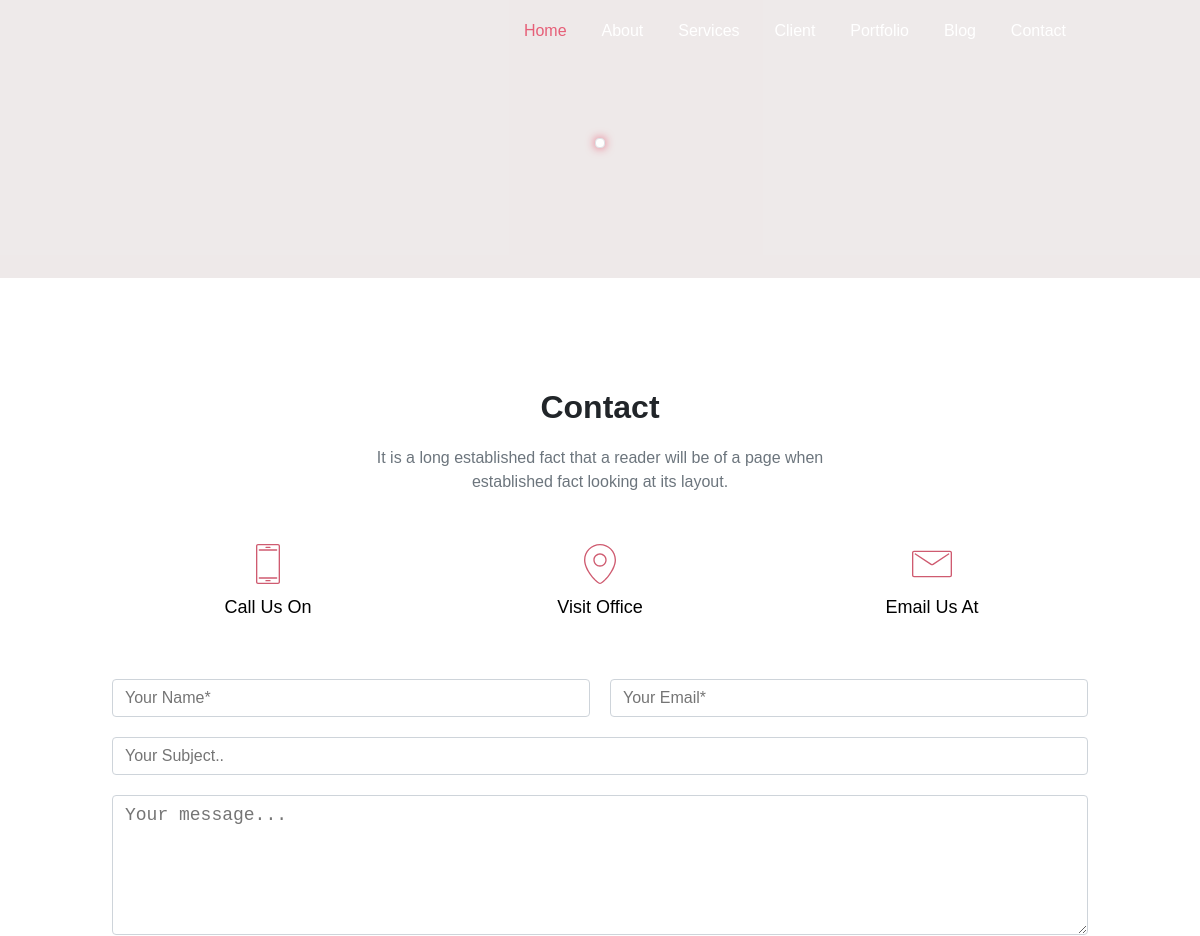
/blog/1 (upper part), run on an earlier commit of the app's database.
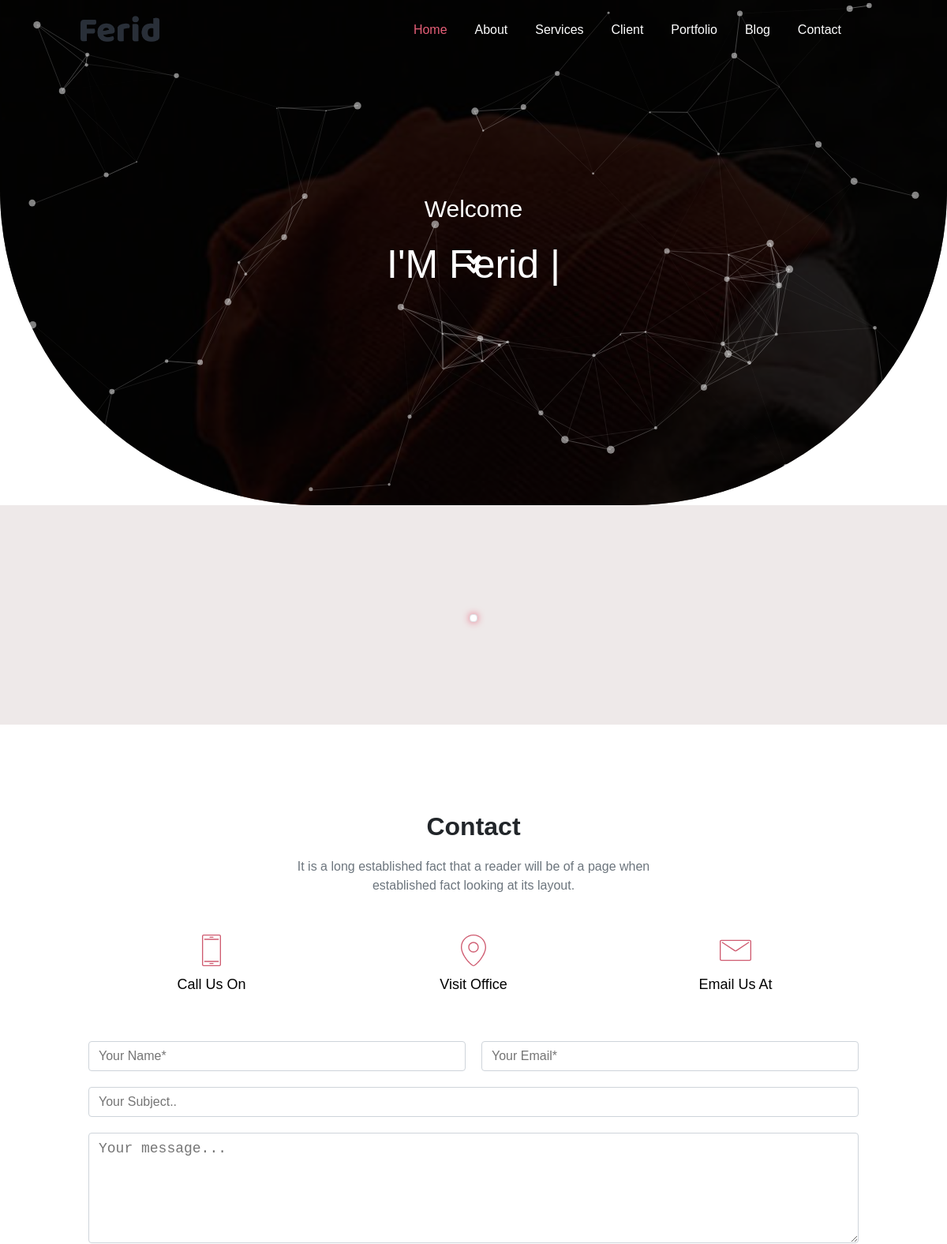
And on a later commit of the database.
### models.py (models this page shows)
class Seo(db.Model):
    id = db.Column(db.Integer, primary_key=True)
    title = db.Column(db.String(20),nullable=False)
    keywords = db.Column(db.String(20),nullable=False)
    image = db.Column(db.String,nullable=False)
    homeimage = db.Column(db.String,nullable=False)

### app/routes.py (the view)
@blog.route('/<int:id>',methods=['GET','POST'])
def blogPage(id):
    seo=Seo.query.all()
    blog = Blogs.query.get(id)
    return render_template('app/blog.html',blog=blog,seo=seo)

### app/templates/app/blog.html (shortened to what this page needs)
{% extends "app/layout.html" %}
{% block content_menu %}
<li><a class="blank" href="#blogPost">Blog</a></li>
<li><a class="blank" href="#contact">Contact</a></li>
{% endblock %}
{% block content_body %}
<section id="blogPost" class="pv-10x">
    <div class="container">
        <div class="row">
            <div class="col-12" style="display: flex;justify-content: center;">
            </div>
        </div>
        <div class="row">
            <div class="col-12" style="display: flex;justify-content: center;">
                <img src="{{blog.blogImage}}" style="padding: 0.25rem;background-color: #fff;border: 1px solid #dee2e6;border-radius: 0.25rem;max-width: 50%;height: auto;">
            </div>
        </div>
        <div class="row">
        </div>
    </div>
</section>
{% endblock %}

### app/templates/app/layout.html (shortened to what the changed rows need)
<!DOCTYPE html>
<html>
<head>
    <link rel="stylesheet" href="https://cdnjs.cloudflare.com/ajax/libs/font-awesome/5.15.1/css/all.min.css"
 />
    <link rel="stylesheet" href="./static/css/reset.css">
    <link rel="stylesheet" href="./static/css/style.css">
</head>
<body>
    <div class="nav width-full flex-full-center">
        <nav class="nav-bar flex-spacebetween-center">
            <span class="nav-bar-left"><a href="{{ url_for('homePage') }}#header">
                {% for i in seo %}
                <img id="darklogo" src="{{i.image}}">
                {% endfor %}
            </a></span>
        </nav>
    </div>
    {% for i in seo %}
    <header id="header" style="background:url({{i.homeimage}}) fixed center padding-box;background-size: cover;">
        <div id="particles-js"></div>
        <div class="content color-white flex-columun-center width-full">
            <h4 class="mb-3x">Welcome</h4>
            <div style="position: realtive;font-size:50px;">
                <div style="display: inline-block;">I'M
                    <h1 id="typed-strings" style="letter-spacing: 5px;" class="mb-3x">
                        <strong>{{i.keywords}}</strong>
                    </h1>
                </div>
                <span id="typed"></span>
            </div>
            <div class="dubl-down width-full"><a href="#about" class="down color-white">
                    <i class="fas fa-angle-double-down"></i></a></div>
        </div>
    </header>
    {% endfor %}
    {% block content_body %}
    {% endblock %}
    <section id="contact" class="pv-10x">
        <div class="container">
            <div class="row width-full">
                <h2 class="col-12">Contact</h2>
            </div>
        </div>
    </section>
</body>
</html>

What changed in the data, as far as the page shows it:
added Seo: image (picture), homeimage (picture), keywords "Ferid"
